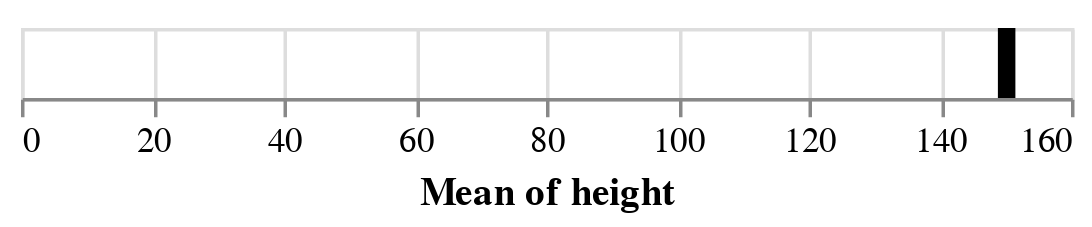

This figure's notebook cell:
### Code cell
median=base\
.mark_rule(color='black')\
.encode(
    x=alt.X(
        shorthand="mean(height):Q",
    ),
    size=alt.value(value=5)   
)

median.show()

### Figure 1 — Vega-Lite specification as saved in the notebook (floating-point values rounded to 4 significant figures; data arrays with more than 128 entries replaced by an {"elided": "..."} marker saying what was removed)
{"config": {"view": {"continuousWidth": 300, "continuousHeight": 300}}, "data": {"name": "data-4ba0ef7a9706e2d67472f882ed72685b"}, "mark": {"type": "rule", "color": "black"}, "encoding": {"size": {"value": 5}, "x": {"aggregate": "mean", "field": "height", "type": "quantitative"}}, "$schema": "https://vega.github.io/schema/vega-lite/v5.17.0.json", "datasets": {"data-4ba0ef7a9706e2d67472f882ed72685b": {"elided": "1000 records"}}}
